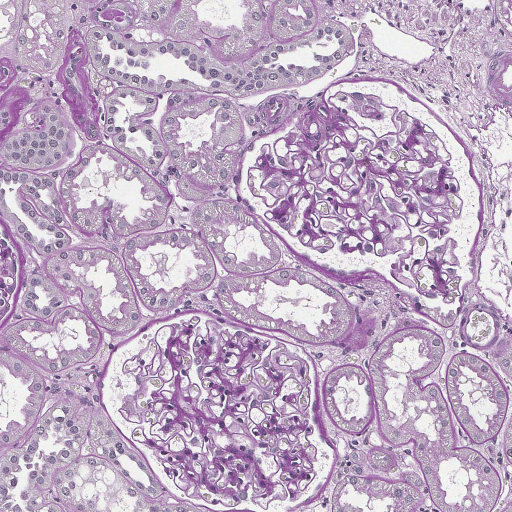
#> input picture referencia_reinhard.png, 1024 x 1024 px (shown at 1/2 size)
$ python -i estandarizacion.py   (imports and definitions only)
#> lines starting #> are read from the running program, lines starting #| are printed output that depends on the picture; after the words box and inside, x2 and y2 are one past the last pixel; in counts of white or black regions, pixels touching at a corner belong together
#> further down, picture is the input picture: shape (1024, 1024, 3); mean B, G, R 196.1, 172.4, 191.6
#!/usr/bin/env python3
"""
Estandarización Z-Score de tiles normalizados.

Tercer paso del pipeline:
1. tiles.py → tiling con filtrado de tejido
2. normalizacion.py → normalización de Reinhard por colores
3. estandarizacion.py → Z-Score por canal → PNG uint8 con reescalado reversible

Entrada: PNG uint8 normalizados (Salidas/Normalizados/)
Salida: PNG uint8 estandarizados (Salidas/Estandarizados/)

El Z-Score se calcula solo sobre píxeles de tejido, para evitar que el fondo blanco
sesgue la media/std. El template de estadísticas se cachea en .estandarizacion/

Reescalado reversible:
  Z-Score float32 → uint8: uint8 = (float32 + 4) / 8 * 255
  uint8 → float32 back: float32 = (uint8 / 255 * 8) - 4

Esto preserva Z-Score ∈ [-4, +4] en PNG uint8 comprimido.
"""

import argparse
import json
import logging
import multiprocessing
import random
import shutil
from pathlib import Path
from typing import Tuple, Dict
from concurrent.futures import ProcessPoolExecutor, wait, FIRST_COMPLETED
from collections import deque

import cv2
import numpy as np
import psutil

# [4 lines not run here, left out]
logger = logging.getLogger(__name__)


def get_tissue_mask(img_bgr: np.ndarray) -> np.ndarray:
    """
    Máscara de tejido: L<230 (LAB) + S>10 (HSV) + morfología.

    Reutiliza la lógica de normalizacion.py para consistencia.
    """
    lab = cv2.cvtColor(img_bgr, cv2.COLOR_BGR2LAB).astype(np.float32)
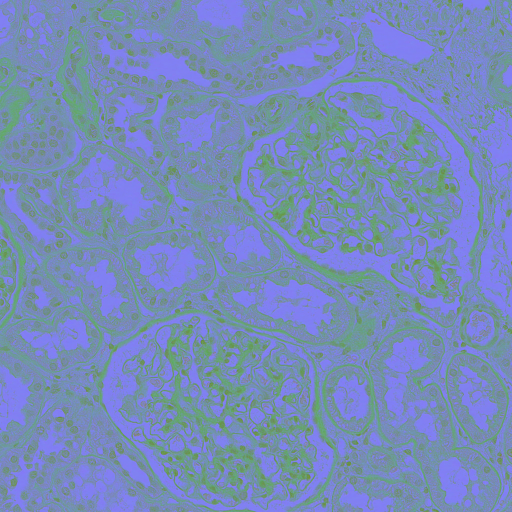
#> lab: shape (1024, 1024, 3) float32 (shown at 1/2 size); mean B, G, R 185, 139.6, 118.3
    hsv = cv2.cvtColor(img_bgr, cv2.COLOR_BGR2HSV).astype(np.float32)
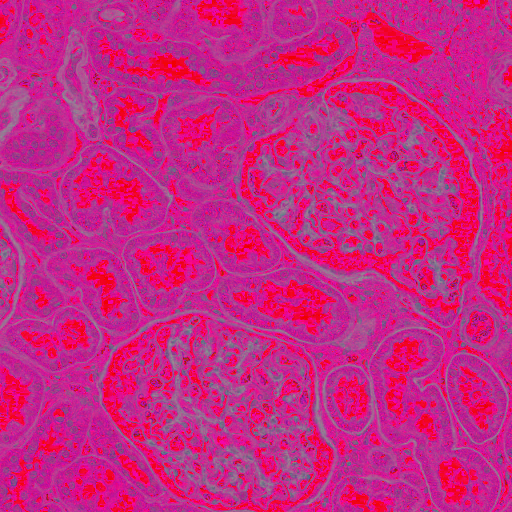
#> hsv: shape (1024, 1024, 3) float32 (shown at 1/2 size); mean B, G, R 130.7, 37.7, 197.8

    l_channel = lab[..., 0]
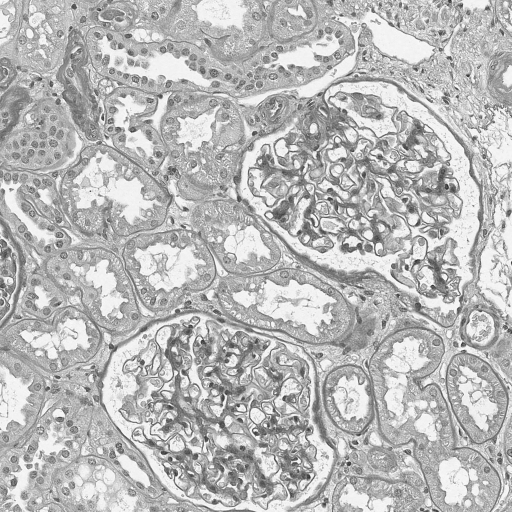
#> l_channel: shape (1024, 1024) float32 (shown at 1/2 size); min 33, max 255, mean 185
    s_channel = hsv[..., 1]
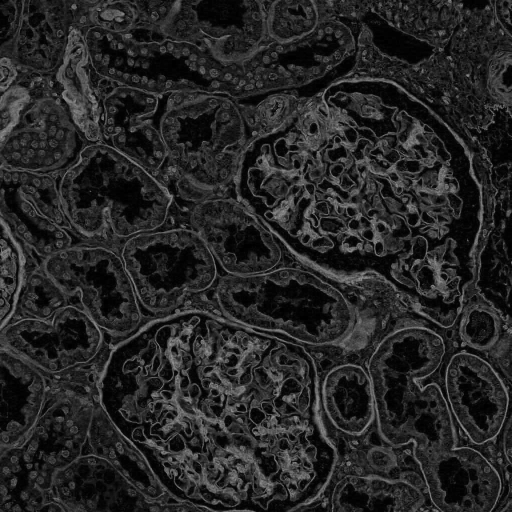
#> s_channel: shape (1024, 1024) float32 (shown at 1/2 size); min 0, max 172, mean 37.7

    mask = (l_channel < 230) & (s_channel > 10)
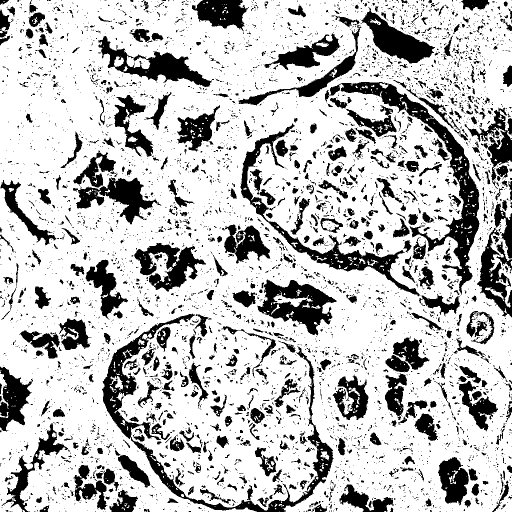
#> mask: shape (1024, 1024) bool (shown at 1/2 size); 75.4% white; 5429 black regions (4644 under 20 px), largest, box (x1, y1, x2, y2) and area: (650, 164, 959, 590) 16143, (204, 627, 667, 1024) 16132, (481, 247, 839, 593) 10300

    kernel_close = cv2.getStructuringElement(cv2.MORPH_ELLIPSE, (9, 9))
    mask = cv2.morphologyEx(mask.astype(np.uint8), cv2.MORPH_CLOSE, kernel_close)
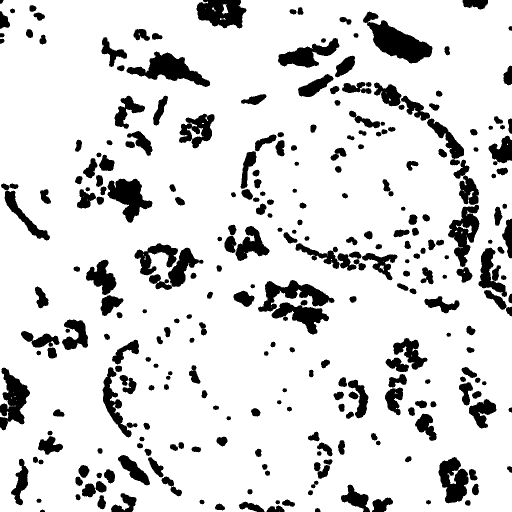
#> mask: shape (1024, 1024) (shown at 1/2 size); values 0 (black) and 1 (white), 85.4% white; 298 black regions, largest, box (x1, y1, x2, y2) and area: (726, 23, 865, 127) 6170, (253, 103, 420, 174) 4858, (393, 0, 493, 57) 4119

    kernel_open = cv2.getStructuringElement(cv2.MORPH_ELLIPSE, (5, 5))
    mask = cv2.morphologyEx(mask, cv2.MORPH_OPEN, kernel_open)
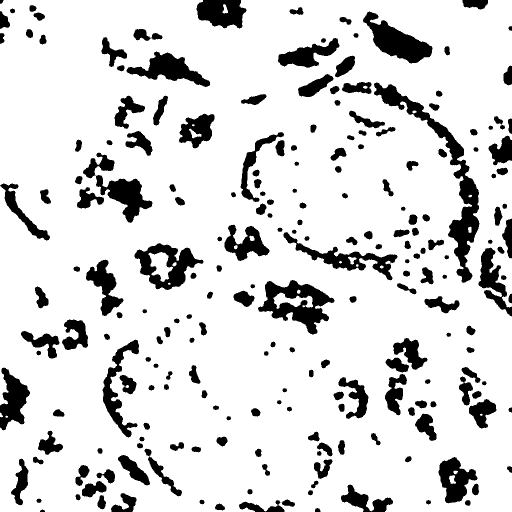
#> mask: shape (1024, 1024) (shown at 1/2 size); values 0 (black) and 1 (white), 85% white; 220 black regions, largest, box (x1, y1, x2, y2) and area: (748, 165, 959, 566) 12070, (516, 560, 669, 669) 7468, (726, 23, 865, 127) 6201

    return mask.astype(bool)


# [391 lines left out: functions leer_imagen, compute_channel_stats, load_or_compute_stats, apply_zscore, guardar_imagen_zscore_png, process_single_tile and 4 more, not called in this run]


# [2 lines not run here, left out]

>>> import cv2
>>> picture = cv2.imread('referencia_reinhard.png')
>>> result = get_tissue_mask(picture)

$ run again, on referencias/18-139_tile_x07680_y10752_endx09728_endy12800.png
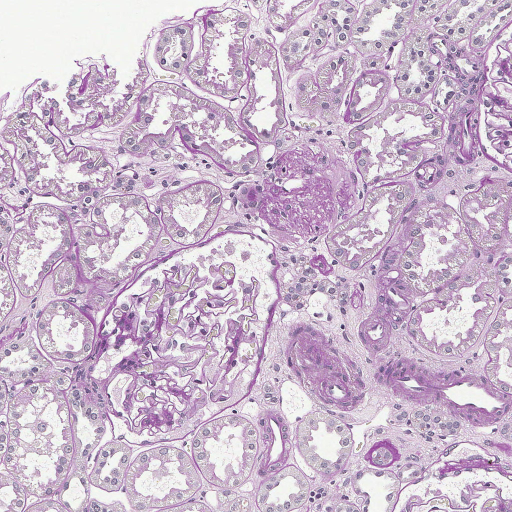
#> input picture referencias/18-139_tile_x07680_y10752_endx09728_endy12800.png, 1024 x 1024 px (shown at 1/2 size)
#> picture is the input picture: shape (1024, 1024, 3); mean B, G, R 205.7, 186.1, 203.9
#> in get_tissue_mask, `mask = (l_channel < 230) & (s_channel > 10)`:
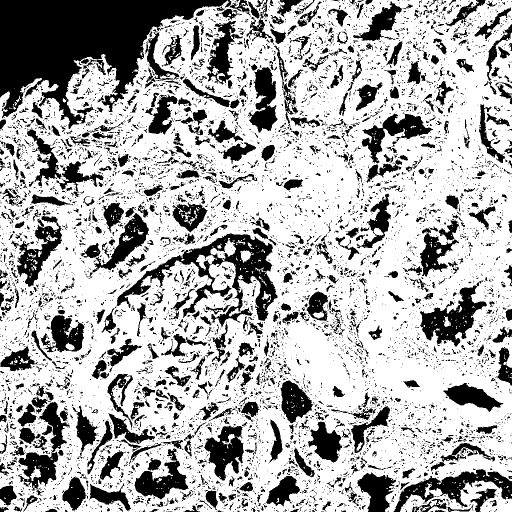
#> mask: shape (1024, 1024) bool (shown at 1/2 size); 69.3% white; 8004 black regions (6884 under 20 px), largest, box (x1, y1, x2, y2) and area: (0, 0, 463, 258) 54791, (233, 467, 555, 655) 15783, (840, 565, 974, 693) 6799
#> in get_tissue_mask, `mask = cv2.morphologyEx(mask, cv2.MORPH_OPEN, kernel_open)`:
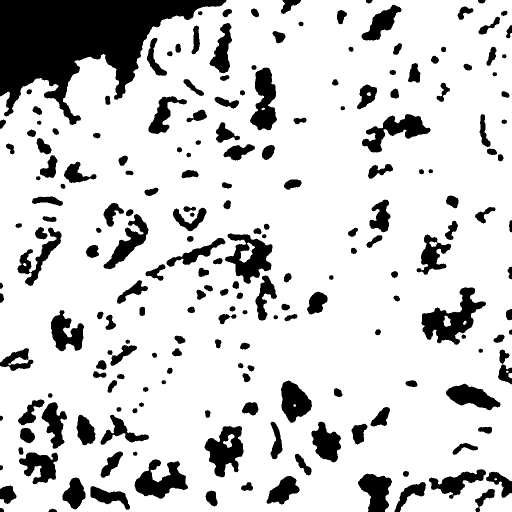
#> mask: shape (1024, 1024) (shown at 1/2 size); values 0 (black) and 1 (white), 81.7% white; 208 black regions, largest, box (x1, y1, x2, y2) and area: (0, 0, 453, 250) 52218, (843, 575, 972, 690) 6141, (450, 467, 545, 568) 4845

$ run again, on referencias/18-139_tile_x07680_y12288_endx09728_endy14336.png
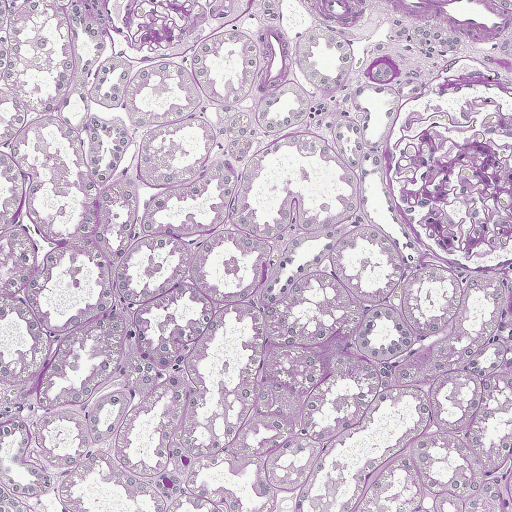
#> input picture referencias/18-139_tile_x07680_y12288_endx09728_endy14336.png, 1024 x 1024 px (shown at 1/2 size)
#> picture is the input picture: shape (1024, 1024, 3); mean B, G, R 205.9, 187.6, 203.8
#> in get_tissue_mask, `mask = (l_channel < 230) & (s_channel > 10)`:
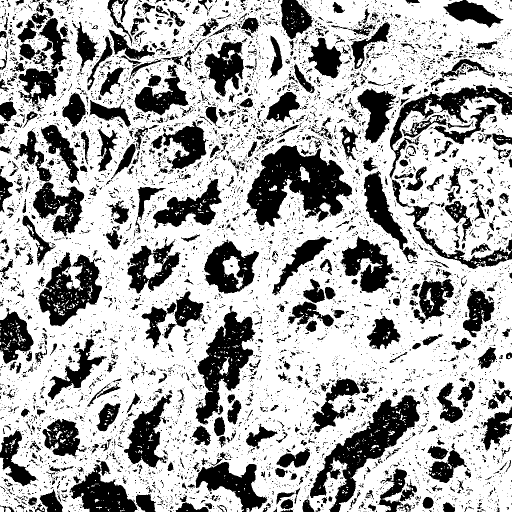
#> mask: shape (1024, 1024) bool (shown at 1/2 size); 67.8% white; 7137 black regions (6247 under 20 px), largest, box (x1, y1, x2, y2) and area: (493, 290, 704, 454) 18636, (620, 790, 841, 1024) 14968, (391, 611, 512, 850) 11726
#> in get_tissue_mask, `mask = cv2.morphologyEx(mask, cv2.MORPH_OPEN, kernel_open)`:
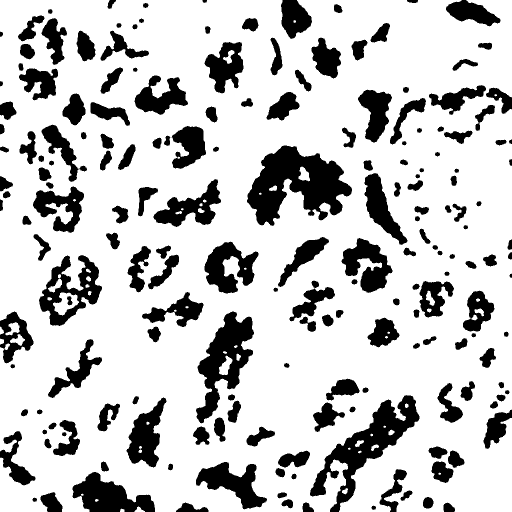
#> mask: shape (1024, 1024) (shown at 1/2 size); values 0 (black) and 1 (white), 77.8% white; 189 black regions, largest, box (x1, y1, x2, y2) and area: (494, 291, 704, 452) 18353, (620, 790, 839, 1024) 14186, (392, 623, 508, 847) 11060
